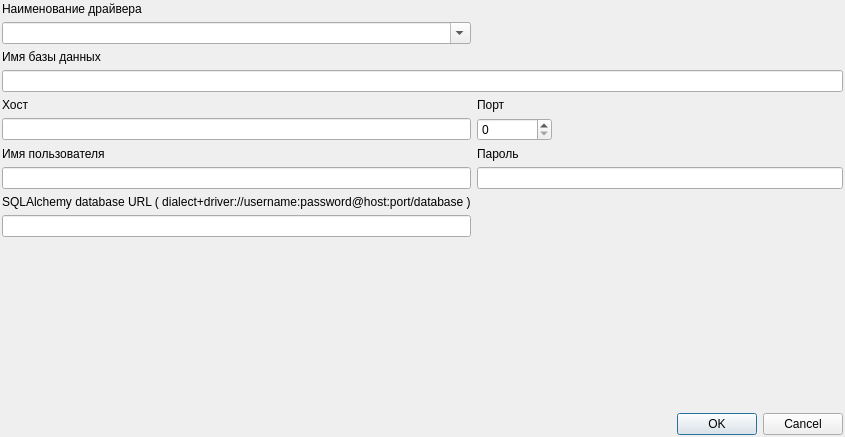
<?xml version="1.0" encoding="UTF-8"?>
<ui version="4.0">
 <class>Dialog</class>
 <widget class="QDialog" name="Dialog">
  <property name="geometry">
   <rect>
    <x>0</x>
    <y>0</y>
    <width>845</width>
    <height>437</height>
   </rect>
  </property>
  <property name="windowTitle">
   <string>База данных</string>
  </property>
  <property name="windowIcon">
   <iconset resource="../widgets/w_widgets.qrc">
    <normaloff>:/icons/fugue/database.png</normaloff>:/icons/fugue/database.png</iconset>
  </property>
  <layout class="QGridLayout" name="gridLayout">
   <property name="margin">
    <number>2</number>
   </property>
   <item row="0" column="0">
    <widget class="QLabel" name="label_6">
     <property name="text">
      <string>Наименование драйвера</string>
     </property>
    </widget>
   </item>
   <item row="1" column="0">
    <widget class="QComboBox" name="db_driver_name">
     <property name="editable">
      <bool>true</bool>
     </property>
    </widget>
   </item>
   <item row="2" column="0">
    <widget class="QLabel" name="label_7">
     <property name="text">
      <string>Имя базы данных</string>
     </property>
    </widget>
   </item>
   <item row="3" column="0" colspan="2">
    <widget class="QLineEdit" name="db_name">
     <property name="maxLength">
      <number>256</number>
     </property>
    </widget>
   </item>
   <item row="4" column="0">
    <widget class="QLabel" name="label_8">
     <property name="text">
      <string>Хост</string>
     </property>
    </widget>
   </item>
   <item row="4" column="1">
    <widget class="QLabel" name="label_11">
     <property name="text">
      <string>Порт</string>
     </property>
    </widget>
   </item>
   <item row="6" column="0">
    <widget class="QLineEdit" name="db_host">
     <property name="maxLength">
      <number>200</number>
     </property>
    </widget>
   </item>
   <item row="7" column="0">
    <widget class="QLabel" name="label_9">
     <property name="text">
      <string>Имя пользователя</string>
     </property>
    </widget>
   </item>
   <item row="7" column="1">
    <widget class="QLabel" name="label_10">
     <property name="text">
      <string>Пароль</string>
     </property>
    </widget>
   </item>
   <item row="8" column="0">
    <widget class="QLineEdit" name="db_user_name">
     <property name="maxLength">
      <number>30</number>
     </property>
    </widget>
   </item>
   <item row="8" column="1">
    <widget class="QLineEdit" name="db_password">
     <property name="maxLength">
      <number>30</number>
     </property>
     <property name="echoMode">
      <enum>QLineEdit::PasswordEchoOnEdit</enum>
     </property>
    </widget>
   </item>
   <item row="12" column="0" colspan="2">
    <widget class="QDialogButtonBox" name="buttonBox">
     <property name="orientation">
      <enum>Qt::Horizontal</enum>
     </property>
     <property name="standardButtons">
      <set>QDialogButtonBox::Cancel|QDialogButtonBox::Ok</set>
     </property>
    </widget>
   </item>
   <item row="11" column="0">
    <spacer name="verticalSpacer">
     <property name="orientation">
      <enum>Qt::Vertical</enum>
     </property>
     <property name="sizeHint" stdset="0">
      <size>
       <width>20</width>
       <height>40</height>
      </size>
     </property>
    </spacer>
   </item>
   <item row="6" column="1">
    <widget class="QSpinBox" name="db_port">
     <property name="sizePolicy">
      <sizepolicy hsizetype="Expanding" vsizetype="Fixed">
       <horstretch>0</horstretch>
       <verstretch>0</verstretch>
      </sizepolicy>
     </property>
     <property name="maximumSize">
      <size>
       <width>75</width>
       <height>16777215</height>
      </size>
     </property>
     <property name="maximum">
      <number>65535</number>
     </property>
    </widget>
   </item>
   <item row="9" column="0">
    <widget class="QLabel" name="label">
     <property name="text">
      <string>SQLAlchemy database URL (&lt;a href=&quot;http://www.sqlalchemy.org/docs/core/engines.html#database-urls&quot;&gt;dialect+driver://username:password@host:port/database&lt;/a&gt;)</string>
     </property>
     <property name="textFormat">
      <enum>Qt::RichText</enum>
     </property>
    </widget>
   </item>
   <item row="10" column="0">
    <widget class="QLineEdit" name="dbUrl"/>
   </item>
  </layout>
 </widget>
 <resources>
  <include location="../widgets/w_widgets.qrc"/>
 </resources>
 <connections>
  <connection>
   <sender>buttonBox</sender>
   <signal>rejected()</signal>
   <receiver>Dialog</receiver>
   <slot>reject()</slot>
   <hints>
    <hint type="sourcelabel">
     <x>316</x>
     <y>260</y>
    </hint>
    <hint type="destinationlabel">
     <x>286</x>
     <y>274</y>
    </hint>
   </hints>
  </connection>
 </connections>
</ui>
